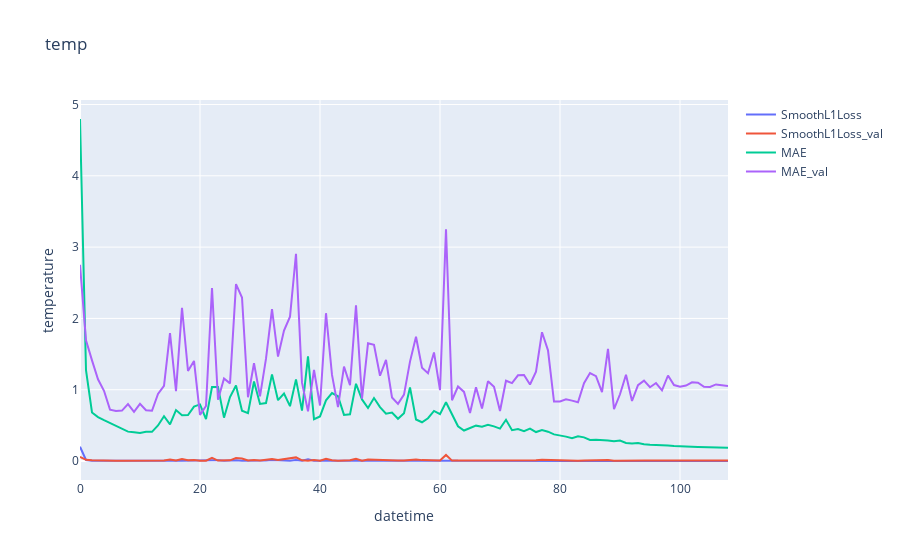

Here is the notebook cell this chart was saved with:
### Code cell
trace1 = go.Scatter(
    x = model.index,
    y = model['SmoothL1Loss'].values,
    mode = 'lines',
    name = 'SmoothL1Loss'
)
trace2 = go.Scatter(
    x = model.index,
    y = model['SmoothL1Loss_val'].values,
    mode = 'lines',
    name = 'SmoothL1Loss_val'
)
trace3 = go.Scatter(
    x = model.index,
    y = model['MAE'].values,
    mode = 'lines',
    name = 'MAE'
)
trace4 = go.Scatter(
    x = model.index,
    y = model['MAE_val'].values,
    mode = 'lines',
    name = 'MAE_val'
)

layout = go.Layout(
    title = "temp",
    xaxis = {'title' : "datetime"},
    yaxis = {'title' : "temperature"}
)
fig = go.Figure(data=[trace1, trace2,trace3,trace4], layout=layout)
fig.show()
